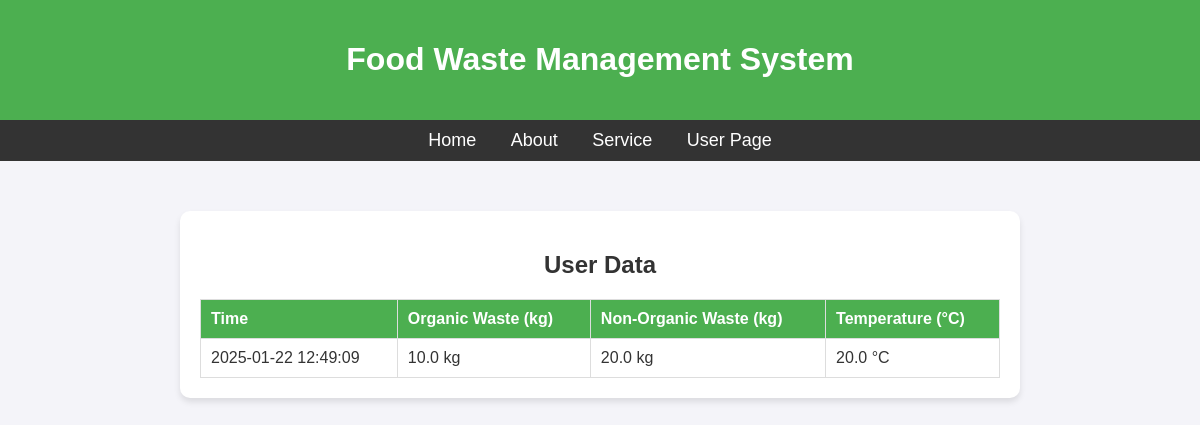
Screenshot of /userdata (signed in) with the database file from the repository.
### app.py (models this page shows)
class WasteData(db.Model):
    id = db.Column(db.Integer, primary_key=True)
    user_id = db.Column(db.Integer, nullable=False)
    organic_weight = db.Column(db.Float, nullable=False)
    nonorganic_weight = db.Column(db.Float, nullable=False)
    temperature = db.Column(db.Float, nullable=False)
    timestamp = db.Column(db.DateTime, default=db.func.current_timestamp())

### app.py (the view)
@app.route('/userdata')
def userdata():
    if 'user_id' not in session:
        return redirect(url_for('login'))
    user_id = session['user_id']
    waste_entries = WasteData.query.filter_by(user_id=user_id).order_by(WasteData.timestamp.desc()).all()
    return render_template('userdata.html', waste_entries=waste_entries)

### templates/userdata.html (shortened to what this page needs)
<!DOCTYPE html>
<html lang="en">
<head>
</head>
<body>
  <header>
    <h1>Food Waste Management System</h1>
  </header>
  <nav aria-label="Main Navigation">
    <a href="{{ url_for('home') }}">Home</a>
    <a href="{{ url_for('about') }}">About</a>
    <a href="{{ url_for('service') }}">Service</a>
    <a href="{{ url_for('userpage') }}">User Page</a>
  </nav>
  <div class="container">
    <h2>User Data</h2>
    {% if waste_entries %}
    <table>
      <thead>
        <tr>
          <th>Time</th>
          <th>Organic Waste (kg)</th>
          <th>Non-Organic Waste (kg)</th>
          <th>Temperature (°C)</th>
        </tr>
      </thead>
      <tbody>
        {% for entry in waste_entries %}
        <tr>
          <td>{{ entry.timestamp }}</td>
          <td>{{ entry.organic_weight }} kg</td>
          <td>{{ entry.nonorganic_weight }} kg</td>
          <td>{{ entry.temperature }} °C</td>
        </tr>
        {% endfor %}
      </tbody>
    </table>
    {% else %}
    <p class="no-data">No data available. Please add entries on the User Page.</p>
    {% endif %}
  </div>
</body>
</html>

### templates/userdata.html (style rules this page uses)
body { font-family: Arial, sans-serif; background-color: #f4f4f9; color: #333; margin: 0; padding: 0; }
header { background-color: #4CAF50; color: white; padding: 20px 0; text-align: center; }
nav { text-align: center; background-color: #333; padding: 10px 0; }
nav a { color: white; text-decoration: none; margin: 0 15px; font-size: 18px; }
.container { max-width: 800px; margin: 50px auto; padding: 20px; background-color: white; border-radius: 10px; box-shadow: 0 4px 6px rgba(0, 0, 0, 0.1); }
h1, h2 { text-align: center; }
table { width: 100%; border-collapse: collapse; margin-top: 20px; }
th, td { border: 1px solid #ddd; padding: 10px; text-align: left; }
th { background-color: #4CAF50; color: white; }

### rows the page displays
WasteData: timestamp "2025-01-22 12:49:09", organic_weight "10.0", nonorganic_weight "20.0", temperature "20.0"
